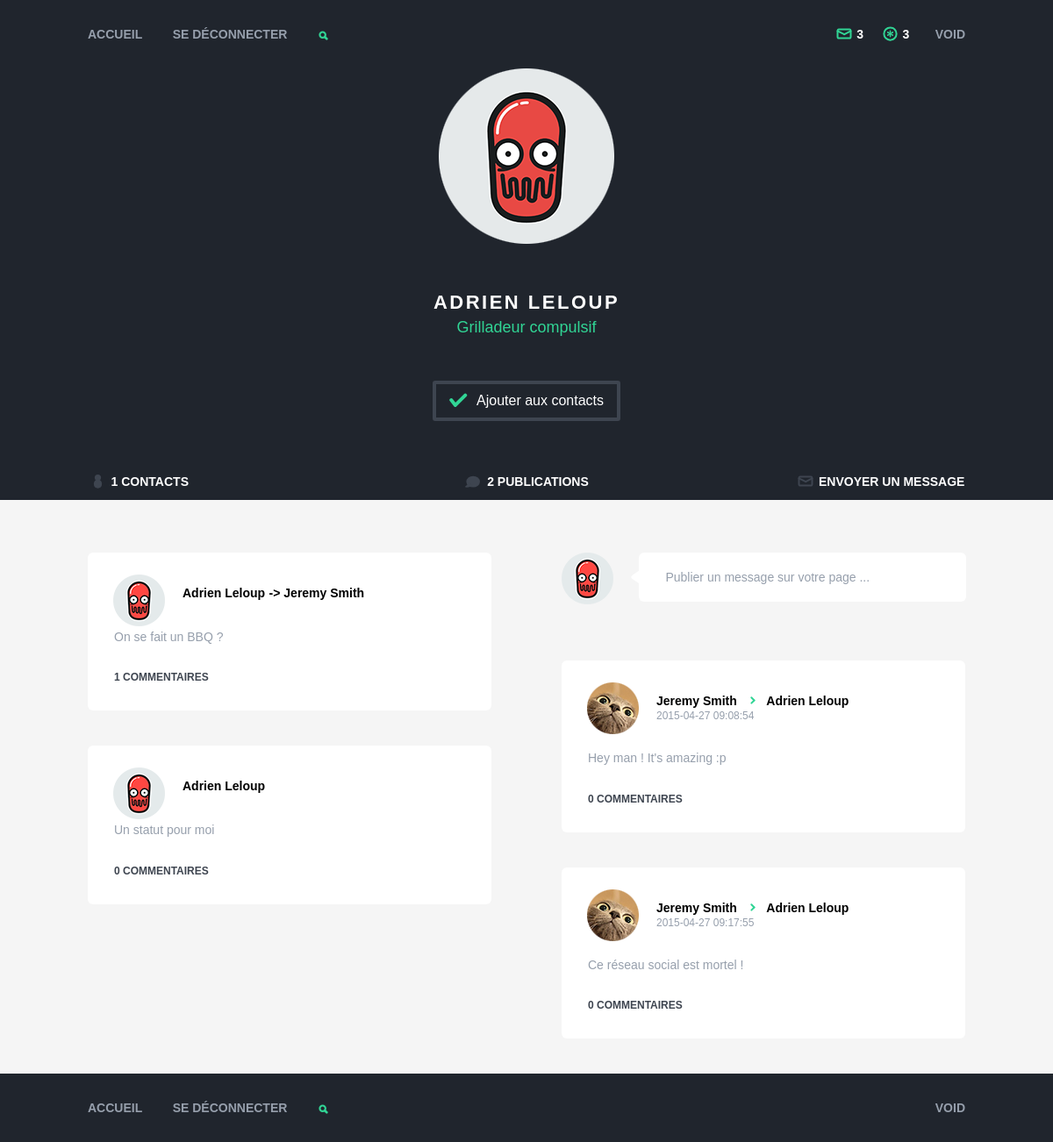
The page /users/index/2 (signed in) on the database its author committed.
### tables this page shows
CREATE TABLE `users` (
  `id` int(11) unsigned NOT NULL AUTO_INCREMENT,
  `username` varchar(255) NOT NULL DEFAULT '',
  `firstname` varchar(255) NOT NULL DEFAULT '',
  `lastname` varchar(255) NOT NULL DEFAULT '',
  `tagline` varchar(255) DEFAULT '',
  `avatar` varchar(255) DEFAULT '',
  `password` varchar(255) NOT NULL DEFAULT '',
  `post_count` int(11) DEFAULT '0',
  `friend_count` int(11) DEFAULT '0',
  `date_enregistrement` timestamp NULL DEFAULT CURRENT_TIMESTAMP,
  PRIMARY KEY (`id`)
);

CREATE TABLE `posts` (
  `id` int(11) unsigned NOT NULL AUTO_INCREMENT,
  `author_id` varchar(255) NOT NULL DEFAULT '',
  `target_id` varchar(255) NOT NULL DEFAULT '',
  `date` timestamp NOT NULL DEFAULT CURRENT_TIMESTAMP,
  `text` text NOT NULL,
  `image` varchar(255) DEFAULT NULL,
  `comment_count` int(11) DEFAULT '0',
  PRIMARY KEY (`id`),
  KEY `author_id` (`author_id`,`target_id`)
);

### Core/Controller.php (called while the page is built, shortened)
<?php
class Controller
{
    public $view = null,
           $layout = 'default',
           $Session = false,
           $rendered = false,
           $name = null,
           $Request = null,
           $vars = [],
           $Auth = null;
    function __construct(Request $request, $name)
    {
        $this->name = $name;
        $this->view = $request->action;
    }
    public function render()
    {
        require('./App/Views/' . ucfirst($this->name) . '/' . $this->view . '.php');
        $layout_content = ob_get_clean();
        require('./App/Views/Layouts/' . $this->layout . '.php');
    }
}

### index.php (called while the page is built, shortened)
<?php
$dispatcher = new \Core\Dispatcher();

### Core/Model.php (called while the page is built, shortened)
<?php
class Model
{
    protected $db = null;
    protected $table = null;
    protected $primaryKey = 'id';
    function __construct()
    {
        if (is_null($this->db))
            $this->db = DbProvider::getDb();
        $this->table = str_replace('App\\Models\\', '', get_class($this)) . 's';
    }
    public function get(array $conditions = null, $table = null)
    {
        $query = "SELECT ";
        if (!isset($conditions['fields']))
            $query .= "*";
        else
            $query .= $conditions['fields'];
        if (is_null($table)) {
            $query .= " FROM " . $this->table;
        } else {
            $query .= " FROM " . $table;
        }
        if (isset($conditions['joins'])) {
            $joins = [];
            foreach ($conditions['joins'] as $j) {
                if (!isset($this->joins) || !isset($this->joins[$j])) {
                    debug("Le model " . $this->name . " n'a pas d'association avec la table $j ! Veuillez créer un tableau public \$joins dans votre model " . $this->name, false);
                } else {
                    $joins[] = " JOIN $j ON $j.{$this->primaryKey} = {$this->table}." . $this->joins[$j];
                }
            }
            $query .= implode(" AND ", $joins);
        }
        if (isset($conditions['where'])) {
            if (!is_array($conditions['where'])) {
                $query .= " WHERE " . $conditions['where'];
            }
        }
        $req = $this->db->query($query);
        return $req->fetchAll();
    }
    public function getFirst($conditions = null, $table = null){
        return current($this->get($conditions,$table));
    }
}

### Core/DbProvider.php (called while the page is built, shortened)
<?php
class DbProvider
{
    private static $_instance = null;
    private function __construct()
    {
        $this->settings = require('./App/Configs/database.php');
        try {
            $this->db = new PDO(
                'mysql:dbname=' . $this->settings['dbName'] . ';host:' . $this->settings['host'],
                $this->settings['username'],
                $this->settings['password'],
                $this->settings['options']
            );
        } catch (PDOException $e) {
            die($e->getMessage());
        }
    }
    public static function getDb()
    {
        if (is_null(self::$_instance)) {
            self::$_instance = new DbProvider();
        }
        return self::$_instance->db;
    }
}

### App/Configs/database.php (called while the page is built)
<?php
return [
    'host'     => 'localhost',
    'dbName'   => 'swoid',
    'username' => 'root',
    'password' => 'root',
    'options'  => [
        PDO::ATTR_DEFAULT_FETCH_MODE => PDO::FETCH_OBJ,
        PDO::ATTR_ERRMODE => PDO::ERRMODE_EXCEPTION
    ]
];

### App/Controllers/UsersController.php (called while the page is built, shortened)
<?php
class UsersController extends AppController
{
    public function index($id)
    {
        $d['user'] = $this->User->getFirst(['where' => 'id=' . $id]);
        $d['ownPosts'] = $this->Post->get(
            [
                'where' => 'author_id = ' . $id,
                'joins' => ['users']
            ]
        );
        foreach ($d['ownPosts'] as $oPost) {
            if($oPost->author_id != $oPost->target_id) {
                $oPost->target = $this->User->getFirst(
                  [
                      'fields' => 'id, lastname, firstname',
                      'where'  => 'id = ' . $oPost->target_id
                  ]
                );
            }
        }
        $d['recevedPosts'] = $this->Post->get(
            [
                'where' => 'target_id = ' . $id . ' AND author_id != ' . $id,
                'joins' => ['users']
            ]
        );
    }
}

### App/Views/Users/index.php (the view, shortened to what this page needs)
<main id="main">
    <div class="container">
        <div id="left">
            <?php foreach($ownPosts as $oPost): ?>
                <div class="post">
                    <div class="header">
                        <?= Html::img($user->avatar . '-m.png'); ?>
                        <span class="first"><?= $user->firstname . ' ' . $user->lastname; ?></span>
                        <?php if(isset($oPost->target)): ?>
                            <span> -> <?= $oPost->target->firstname . ' ' . $oPost->target->lastname; ?></span>
                        <?php endif; ?>
                    </div>
                    <p class="main">
                        <?= $oPost->text; ?>
                    </p>
                    <div class="footer">
                        <button class="popup-button"><?= $oPost->comment_count; ?> commentaires</button>
                    </div>
                </div>
            <?php endforeach; ?>
        </div>
        <div id="right">
            <div class="publish friend">
                <?= Html::img($_SESSION['username'] . '-m.png'); ?>
                <?php if($user->id == $_SESSION['id']): ?>
                    <form>
                        <div>
                            <input type="text" placeholder="Publier un message sur votre page ..." >
                        </div>
                    </form>
                <?php endif; ?>
            </div>
            <?php foreach($recevedPosts as $rPost): ?>
                <div class="post friend">
                    <div class="header">
                        <?= Html::img($rPost->avatar . '-m.png'); ?>
                        <span class="first"><?= $rPost->firstname . ' ' . $rPost->lastname; ?></span>
                        <span><?= $user->firstname . ' ' . $user->lastname; ?></span>
                        <p class="date"><?= $rPost->date; ?></p>
                    </div>
                    <p class="main">
                        <?= $rPost->text; ?>
                    </p>
                    <div class="footer">
                        <button class="popup-button"><?= $rPost->comment_count; ?> commentaires</button>
                    </div>
                </div>
            <?php endforeach; ?>
        </div>
    </div>
</main>

### Core/Helpers/Html.php (shortened to what this page needs)
<?php
class Html
{
    public static function css($name)
    {
        return " <link rel='stylesheet' type='text/css' href='" . ASSETS . "css/" . $name . ".css'>";
    }
    public static function img($name)
    {
        return '<img src="' . ASSETS . 'img/' . $name . '">';
    }
    public static function href($link){
        return ROOT . $link;
    }
}

### App/Views/Layouts/perso.php (shortened to what this page needs)
<!DOCTYPE html>
<html>
<head>
    <?= Html::css('main'); ?>
</head>
<body>
<div id="header">
    <div class="container">
        <div class="nav">
            <a href="<?= Html::href('posts/index'); ?>">Accueil</a>
            <a href="<?= Html::href('users/logout'); ?>">Se déconnecter</a>
            <div class="search search-primary">
                <button class="popup-button">Search</button>
            </div>
            <div class="right">
                <div class="messages">
                    <button class="hot popup-button">3</button>
                </div>
                <div class="notifications">
                    <button class="hot popup-button">3</button>
                </div>
                <a href="<?= Html::href('users/index/' . $_SESSION['id']); ?>"
                   class="username"><?= $_SESSION['username']; ?></a>
            </div>
        </div>
        <div class="user_info">
            <?= Html::img($user->avatar . '-l.png'); ?>
            <h1><?= $user->firstname . ' ' . $user->lastname; ?></h1>
            <h2><?= $user->tagline; ?></h2>
            <?php if($isFriend): ?>
                <button>Dans les contacts</button>
            <?php else: ?>
                <button>Ajouter aux contacts</button>
            <?php endif; ?>
            <div class="bottom-links">
                <a href="" class="viewcontacts"><?= $user->friend_count; ?> contacts</a>
                <a href="" class="viewposts"><?= $user->post_count; ?> publications</a>
                <?php if($user->id == $_SESSION['id']): ?>
                    <a href="" class="sendmessage">Envoyer un message</a>
                <?php else: ?>
                    <a href="" class="sendmessage">Lui envoyer un message</a>
                <?php endif; ?>
            </div>
        </div>
    </div>
</div>
<?= $layout_content; ?>
<?= $this->element('footer'); ?>

### rows shown on the page
users: firstname "ADRIEN", lastname "LELOUP", tagline "Grilladeur compulsif", friend_count "1", post_count "2", firstname "Adrien", lastname "Leloup"
posts: author.firstname "Adrien", author.lastname "Leloup", text "On se fait un BBQ ?", comment_count "1"
users: firstname "Jeremy", lastname "Smith"
posts: author.firstname "Adrien", author.lastname "Leloup", text "Un statut pour moi", comment_count "0"
posts: author.firstname "Jeremy", author.lastname "Smith", date "2015-04-27 09:08:54", text "Hey man ! It's amazing :p", comment_count "0"
posts: author.firstname "Jeremy", author.lastname "Smith", date "2015-04-27 09:17:55", text "Ce réseau social est mortel !", comment_count "0"

### other values the page prints
$_SESSION['username'] "VOID"
